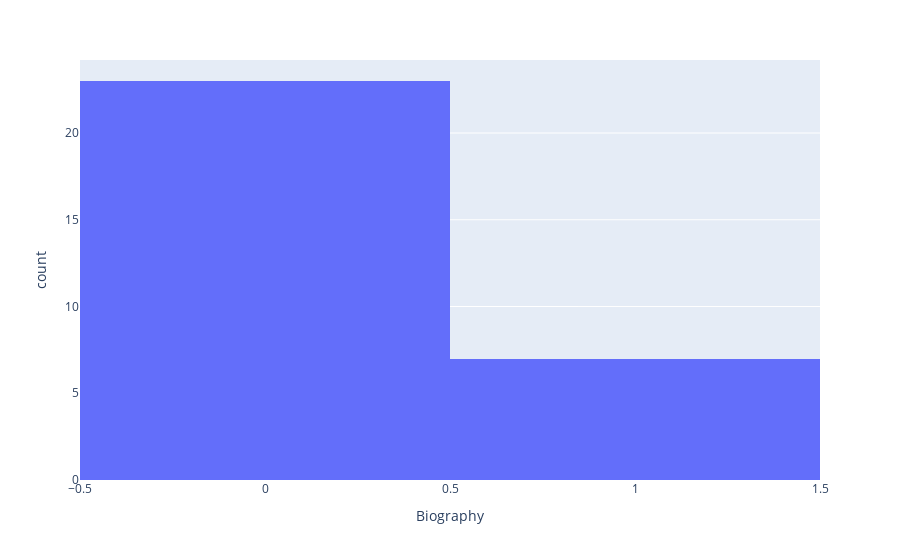
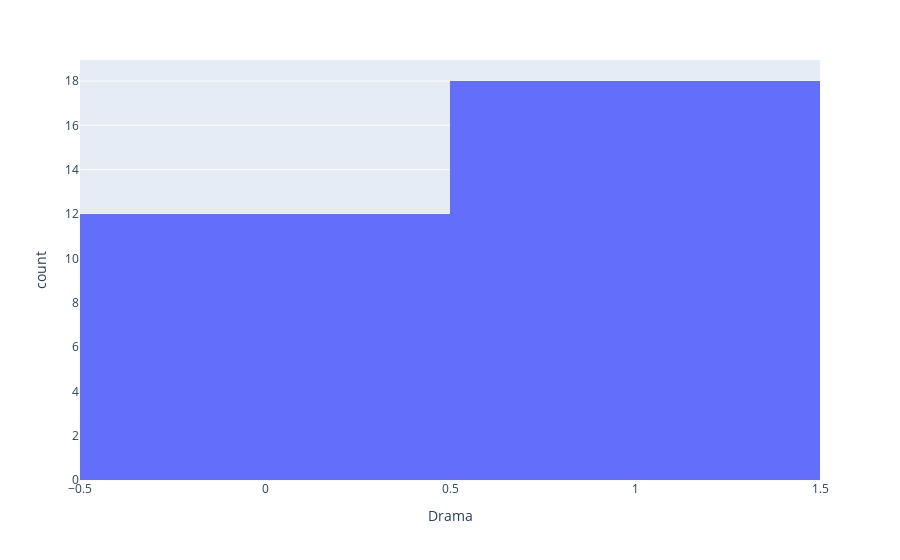
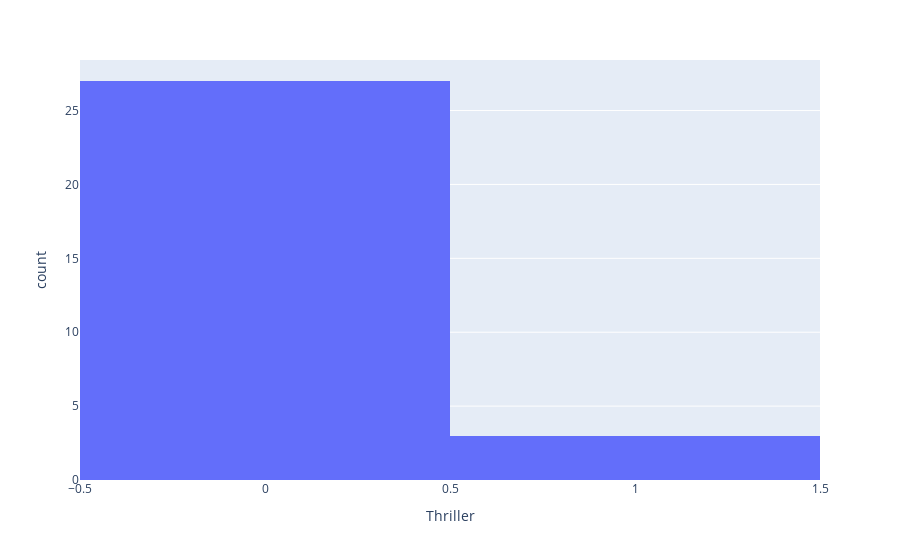
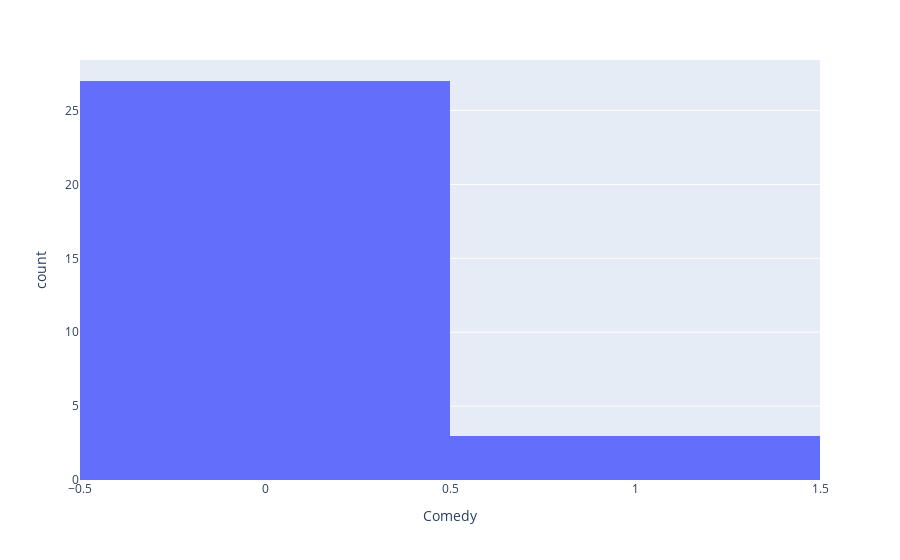

Notebook code cell kept with these figures, in order:
### Code cell
# Most of the columns contain drama, while other genre are very unique in the plot
for genre in genre_columns:
    fig = px.histogram(df, x =genre)
    fig.show()

### Figure 1 — Plotly figure (JSON) as saved in the notebook; plotly's stock layout.template omitted (floating-point values rounded to 4 significant figures)
{"data": [{"alignmentgroup": "True", "bingroup": "x", "hovertemplate": "Biography=%{x}<br>count=%{y}<extra></extra>", "legendgroup": "", "marker": {"color": "#636efa", "pattern": {"shape": ""}}, "name": "", "offsetgroup": "", "orientation": "v", "showlegend": false, "type": "histogram", "x": [1, 0, 1, 0, 0, 0, 0, 0, 0, 0, 0, 0, 0, 1, 0, 0, 1, 0, 0, 0, 0, 0, 0, 0, 0, 0, 0, 1, 1, 1], "xaxis": "x", "yaxis": "y"}], "layout": {"barmode": "relative", "legend": {"tracegroupgap": 0}, "margin": {"t": 60}, "xaxis": {"anchor": "y", "domain": [0, 1], "title": {"text": "Biography"}}, "yaxis": {"anchor": "x", "domain": [0, 1], "title": {"text": "count"}}}}

### Figure 2 — Plotly figure (JSON) as saved in the notebook; plotly's stock layout.template omitted (floating-point values rounded to 4 significant figures)
{"data": [{"alignmentgroup": "True", "bingroup": "x", "hovertemplate": "Drama=%{x}<br>count=%{y}<extra></extra>", "legendgroup": "", "marker": {"color": "#636efa", "pattern": {"shape": ""}}, "name": "", "offsetgroup": "", "orientation": "v", "showlegend": false, "type": "histogram", "x": [1, 1, 1, 1, 1, 1, 1, 1, 0, 1, 1, 1, 1, 0, 0, 0, 1, 0, 1, 0, 0, 1, 0, 0, 0, 0, 0, 1, 1, 1], "xaxis": "x", "yaxis": "y"}], "layout": {"barmode": "relative", "legend": {"tracegroupgap": 0}, "margin": {"t": 60}, "xaxis": {"anchor": "y", "domain": [0, 1], "title": {"text": "Drama"}}, "yaxis": {"anchor": "x", "domain": [0, 1], "title": {"text": "count"}}}}

### Figure 3 — Plotly figure (JSON) as saved in the notebook; plotly's stock layout.template omitted (floating-point values rounded to 4 significant figures)
{"data": [{"alignmentgroup": "True", "bingroup": "x", "hovertemplate": "Thriller=%{x}<br>count=%{y}<extra></extra>", "legendgroup": "", "marker": {"color": "#636efa", "pattern": {"shape": ""}}, "name": "", "offsetgroup": "", "orientation": "v", "showlegend": false, "type": "histogram", "x": [1, 0, 0, 0, 0, 0, 0, 0, 0, 0, 0, 1, 0, 0, 0, 0, 0, 0, 0, 0, 1, 0, 0, 0, 0, 0, 0, 0, 0, 0], "xaxis": "x", "yaxis": "y"}], "layout": {"barmode": "relative", "legend": {"tracegroupgap": 0}, "margin": {"t": 60}, "xaxis": {"anchor": "y", "domain": [0, 1], "title": {"text": "Thriller"}}, "yaxis": {"anchor": "x", "domain": [0, 1], "title": {"text": "count"}}}}

### Figure 4 — Plotly figure (JSON) as saved in the notebook; plotly's stock layout.template omitted (floating-point values rounded to 4 significant figures)
{"data": [{"alignmentgroup": "True", "bingroup": "x", "hovertemplate": "Comedy=%{x}<br>count=%{y}<extra></extra>", "legendgroup": "", "marker": {"color": "#636efa", "pattern": {"shape": ""}}, "name": "", "offsetgroup": "", "orientation": "v", "showlegend": false, "type": "histogram", "x": [0, 0, 0, 0, 0, 0, 0, 0, 0, 0, 0, 0, 0, 1, 0, 0, 0, 0, 0, 0, 0, 0, 0, 1, 0, 1, 0, 0, 0, 0], "xaxis": "x", "yaxis": "y"}], "layout": {"barmode": "relative", "legend": {"tracegroupgap": 0}, "margin": {"t": 60}, "xaxis": {"anchor": "y", "domain": [0, 1], "title": {"text": "Comedy"}}, "yaxis": {"anchor": "x", "domain": [0, 1], "title": {"text": "count"}}}}
